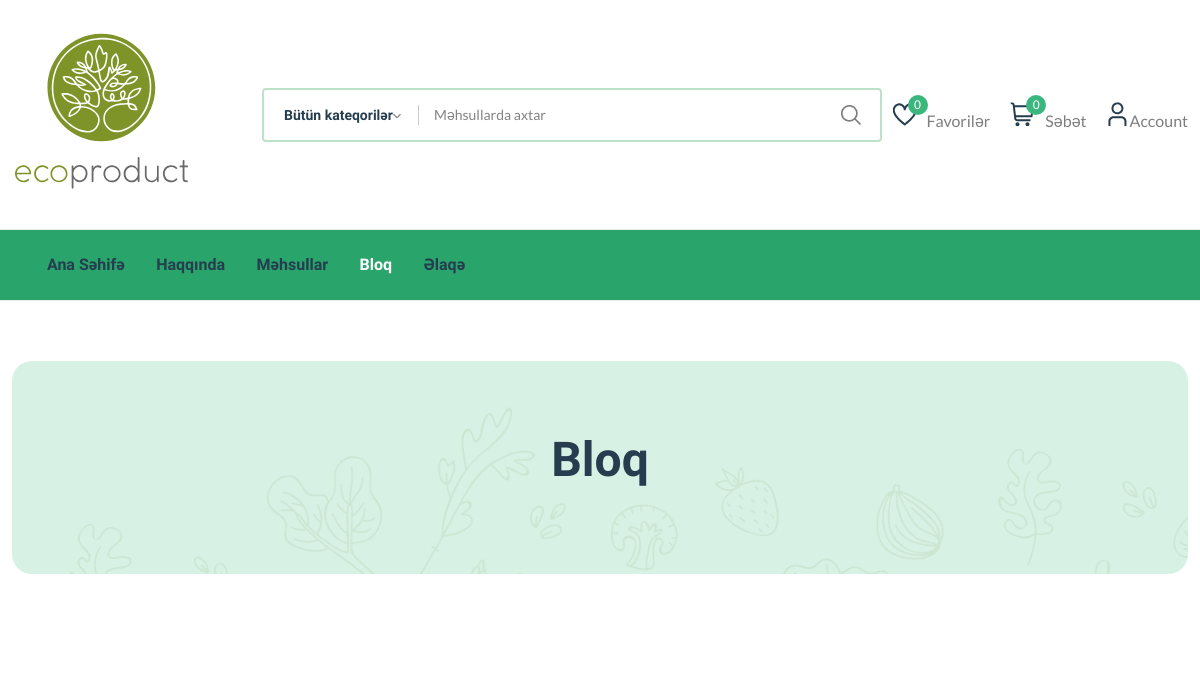
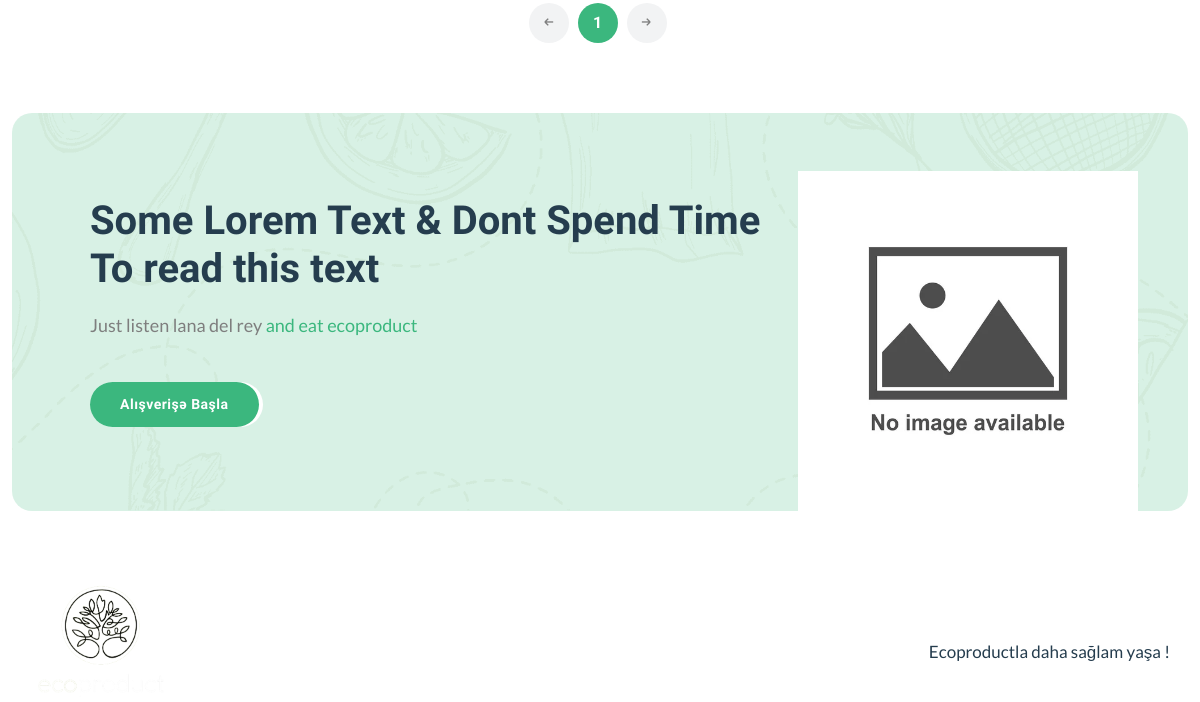
/blog (upper part), run on an earlier commit of the app's database (2 pictures, top to bottom).
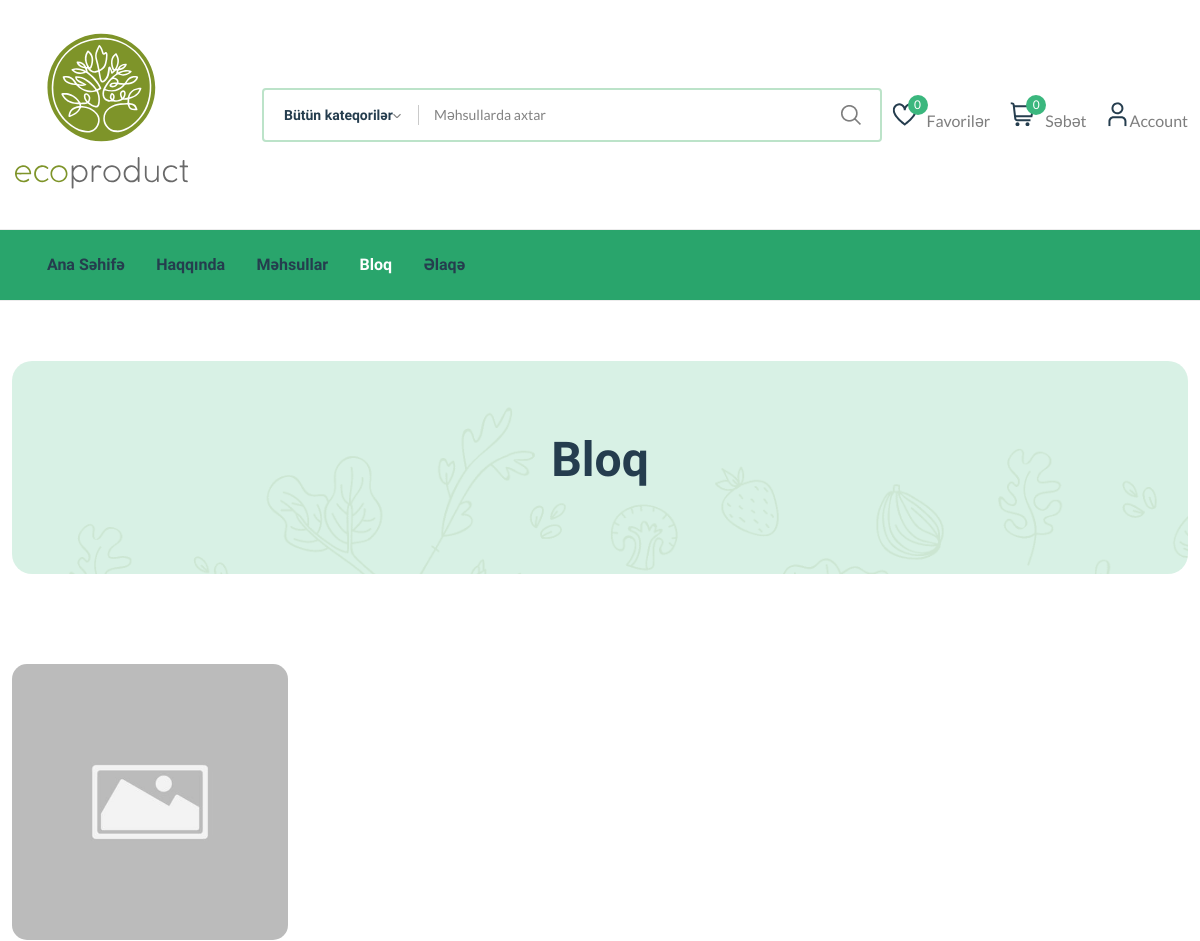
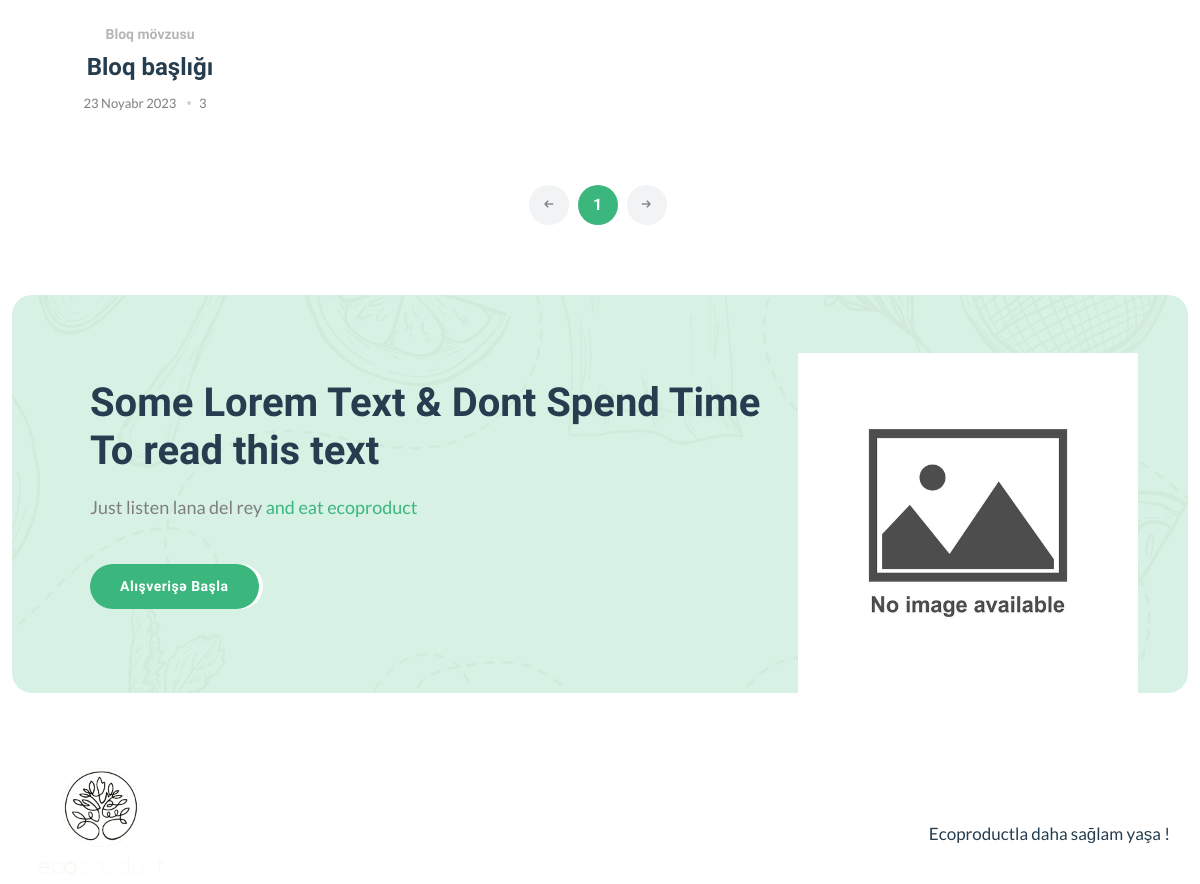
And on a later commit of the database (2 pictures, top to bottom).
### ecoapp/models.py (models this page shows, shortened)
class BaseMixin(models.Model):
    slug = models.SlugField(unique=True,editable=False,blank=True,null=True)
    created_at = models.DateField(auto_now_add=True,blank=True,null=True,)
    seo_title = models.CharField(max_length=1200,null=True,blank=True,verbose_name='title for seo')
    seo_keyword = models.CharField(max_length=1200,null=True,blank=True,verbose_name='keyword for seo')
    seo_description = models.CharField(max_length=1200,null=True,blank=True,verbose_name='description for seo')
    class Meta:
        abstract = True

class Blog(BaseMixin):
    title = models.CharField(max_length=1200)
    description = models.TextField()
    views = models.SmallIntegerField(default=0)
    subject = models.ForeignKey(Subject,on_delete=models.CASCADE,null=True,blank=True)
    image = models.ImageField(null=True,blank=True)

class Subject(models.Model):
    name = models.CharField(max_length=340)

### ecoapp/views.py (the view)
# urls.py: path('blog',blog,name='blog'),
def blog(request):
    blogs = Blog.objects.all()
    paginator = Paginator(blogs, 12)
    page = request.GET.get("page", 1)
    blog_list = paginator.get_page(page)
    page_count = paginator.num_pages
    page_count = [x+1 for x in range(page_count)]
    context = {
        'blogs':blog_list,
        'count':page_count
    }
    return render(request,'Blog.html',context)

### templates/Blog.html (shortened to what this page needs)
<!DOCTYPE html>
{% load static %}
<html class="no-js" lang="en"><head>
    <link rel="stylesheet" href="{% static 'css/main.css' %}">
    <link rel="stylesheet" href="{% static 'css/style.css' %}">
</head>
<body>
    <header class="header-area header-style-1 header-height-2">
        <div class="header-middle header-middle-ptb-1 d-none d-lg-block">
            <div class="container">
                <div class="header-wrap">
                    <div class="logo logo-width-1">
                        <a href="#"><img src="{% static 'logo_black.svg' %}" alt="logo"></a>
                    </div>
                    <div class="header-right">
                        <div class="search-style-2">
                            <form action="#">
                                <input type="text" placeholder="Məhsullarda axtar">
                            </form>
                        </div>
                        <div class="header-action-right">
                            <div class="header-action-2" id="header-action-23">
                                <div class="header-action-icon-2">
                                    <a href="#">
                                        <img class="svgInject" alt="Nest" src="{% static 'images/icon-heart.svg' %}">
                                        <span class="pro-count blue">0</span>
                                    </a>
                                    <a href="#"><span class="lable">Favorilər</span></a>
                                </div>
                                <div class="header-action-icon-2">
                                    <a class="mini-cart-icon" href="#">
                                        <img alt="Nest" src="{% static 'images/icon-cart.svg' %}">
                                        <span class="pro-count blue">0</span>
                                    </a>
                                    <a href="#"><span class="lable">Səbət</span></a>
                                </div>
                                <div class="header-action-icon-2 mouse">
                                    <a href="#">
                                        <img class="svgInject" alt="Nest" src="{% static 'images/icon-user.svg' %}">
                                    </a>
                                    <a href="#"><span class="lable ml-0">Account</span></a>
                                </div>
                            </div>
                        </div>
                    </div>
                </div>
            </div>
        </div>
        <div class="header-bottom header-bottom-bg-color sticky-bar header_bg_red">
            <div class="container">
                <div class="header-wrap header-space-between position-relative">
                    <div class="header-nav d-none d-lg-flex">
                        <div class="main-menu main-menu-padding-1 main-menu-lh-2 d-none d-lg-block font-heading">
                            <nav>
                                <ul>
                                    <li>
                                        <a  href="{% url 'home' %}">Ana Səhifə</a>
                                    </li>
                                    <li>
                                        <a href="{% url 'about' %}">Haqqında</a>
                                    </li>
                                    <li>
                                        <a href="{% url 'shop' %}">Məhsullar</a>
                                    </li>
                                    <li>
                                        <a class="active" href="{% url 'blog' %}">Bloq </a>
                                    </li>
                                    <li>
                                        <a href="{% url 'contact' %}">Əlaqə</a>
                                    </li>
                                </ul>
                            </nav>
                        </div>
                    </div>
                </div>
            </div>
        </div>
    </header>
    <main class="main">
        <div class="page-header mt-30 mb-50 pt-30 pb-30">
            <div class="container">
                <div class="archive-header">
                    <div class="row align-items-center">
                        <h1 style="justify-content: center;display: flex;" class="mb-15">Bloq</h1>
                    </div>
                </div>
            </div>
        </div>
        <div class="page-content mb-50 pt-30 pb-30">
            <div class="container">
                <div class="row">
                    <div class="col-lg-12">
                        <div class="shop-product-fillter mb-50">
                        </div>
                        <div class="loop-grid">
                            <div class="row">
                                {% for blog in blogs %}
                                <article class="col-xl-3 col-lg-4 col-md-6 text-center hover-up mb-30 animated">
                                    <div class="post-thumb">
                                        <a href="blog-post-right.html">
                                            <img class="border-radius-15" src="{{blog.image.url}}" alt="">
                                        </a>
                                    </div>
                                    <div class="entry-content-2">
                                        <h6 class="mb-10 font-sm"><a class="entry-meta text-muted"
                                                href="blog-category-grid.html">{{blog.subject.name}}</a></h6>
                                        <h4 class="post-title mb-15">
                                            <a href="blog-post-right.html">{{blog.title}}</a>
                                        </h4>
                                        <div class="entry-meta font-xs color-grey mt-10 pb-10">
                                            <div>
                                                <span class="post-on mr-10">{{blog.created_at}}</span>
                                                <span class="hit-count has-dot mr-10">{{blog.views}}</span>
                                            </div>
                                        </div>
                                    </div>
                                </article>
                                {% endfor %}
                            </div>
                        </div>
                        <div class="pagination-area mt-15 mb-sm-5 mb-lg-0">
                            <nav aria-label="Page navigation example">
                                <ul class="pagination justify-content-center">
                                    <li class="page-item">
                                        <a class="page-link" {% if not blogs.has_previous %}
                                        disabled="true" style="cursor:not-allowed"
                                        {% endif %} ><i class="fi-rs-arrow-small-left"></i></a>
                                    </li>
                                    {% for c in count %}
                                    <li class="page-item {% if forloop.counter == blogs.number %} active {% endif %}"><a class="page-link" href="?page={{c}}">{{c}}</a></li>
                                    {% endfor %}
                                    <li class="page-item">
                                        <a class="page-link"{% if not blogs.has_next %}
                                        disabled="true" style="cursor:not-allowed"
                                        {% endif %} ><i class="fi-rs-arrow-small-right"></i></a>
                                    </li>
                                </ul>
                            </nav>
                        </div>
                    </div>
                </div>
            </div>
        </div>
    </main>
    <section class="newsletter pb-30 pt-30">
        <div class="container">
            <div class="row">
                <div class="col-lg-12">
                    <div class="position-relative newsletter-inner">
                        <div class="newsletter-content">
                            <h2 class="mb-20">
                                Some Lorem Text &amp; Dont Spend Time <br>
                                To read this text
                            </h2>
                            <p class="mb-45">Just listen lana del rey <span class="text-brand">and eat ecoproduct</span></p>
                            <form class="form-subcriber d-flex" style="max-width: 173px;">
                                <a href="#">
                                    <button class="btn">Alışverişə Başla</button>
                                </a>
                            </form>
                        </div>
                        <img style="max-height:340px" src="{% static 'noimage.jpg' %}" alt="newsletter">
                    </div>
                </div>
            </div>
        </div>
    </section>
    <footer class="main footer_desktop">
        <section class="section-padding footer-mid">
            <div class="container pt-15 pb-20 pr-30 pl-30" id="mypadding">
                <div class="row">
                    <div class="logo mb-30 slogan">
                        <a href="#" class="mb-15 "><img style="height:120px;" src="{% static 'logo_white.png' %}" alt="logo"></a>
                        <p class="font-lg text-heading">Ecoproductla daha sağlam yaşa !</p>
                    </div>
                </div>
            </div>
        </section>
    </footer>
</body></html>

### static/css/style.css (style rules this page uses)
.header_bg_red { background-color: #29A56C !important; }
#mypadding { padding-left: 8rem; padding-right: 8rem; }
.slogan { display: flex; align-items: center; justify-content: space-between; }

What changed in the data, as far as the page shows it:
added Blog: image (picture), subject.name "Bloq mövzusu", title "Bloq başlığı", created_at "23 Noyabr 2023", views "3"
